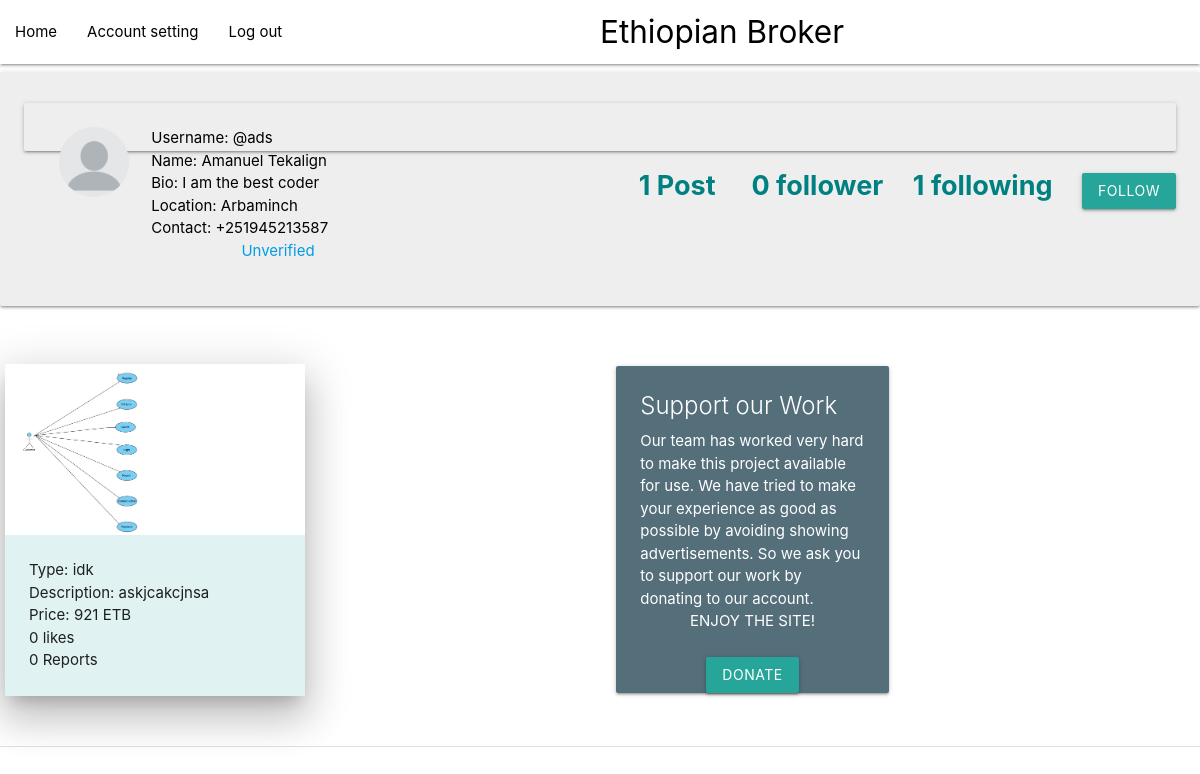
Page /profile/ads (signed in) on the committed database.
### core/models.py (models this page shows, shortened)
class Profile(models.Model):
    user = models.ForeignKey(User, on_delete=models.CASCADE)
    first_name=models.TextField(max_length=100)
    last_name=models.TextField(max_length=100)
    id_user = models.IntegerField()
    bio = models.TextField(blank=True)
    profileimg = models.ImageField(upload_to='profile_images', default='blank-profile-picture.png')
    location = models.CharField(max_length=100, blank=True)
    phonenumber=models.IntegerField(null=True)

class Post(models.Model):
    id = models.UUIDField(primary_key=True, default=uuid.uuid4)
    user = models.CharField(max_length=100)
    image = models.ImageField(upload_to='post_images')
    item=models.TextField(max_length=100)
    caption = models.TextField()
    price=models.IntegerField()
    created_at = models.DateTimeField(default=datetime.now)
    no_of_likes = models.IntegerField(default=0)
    no_of_reports = models.IntegerField(default=0)

### core/views.py (the view)
# urls.py: path('profile/<str:pk>', views.profile, name='profile'),
@login_required(login_url='signin')
def profile(request, pk):
    user_object = User.objects.get(username=pk)
    user_profile = Profile.objects.get(user=user_object)
    user_posts = Post.objects.filter(user=pk)
    user_post_length = len(user_posts)
    follower = request.user.username
    user = pk
    if FollowersCount.objects.filter(follower=follower, user=user).first():
        button_text = 'Unfollow'
    else:
        button_text = 'Follow'
    user_followers = len(FollowersCount.objects.filter(user=pk))
    user_following = len(FollowersCount.objects.filter(follower=pk))
    context = {
        'user_object': user_object,
        'user_profile': user_profile,
        'user_posts': user_posts,
        'user_post_length': user_post_length,
        'button_text': button_text,
        'user_followers': user_followers,
        'user_following': user_following,
    }
    return render(request, 'profile.html', context)

### templates/profile.html (shortened to what this page needs)
{% load static %}
<!DOCTYPE html>
<html lang="en">
<head>
    <link rel="stylesheet" href="{% static 'assets/css/materialize.css' %}">
	<link rel="stylesheet" href="{% static 'assets/css/materialize.min.css' %}">
</head>
<body bgcolor="white">
	<nav>
		<div class="nav-wrapper white" >
			<div class="center-align">
		  <a href="#" class="brand-logo  black-text">Ethiopian Broker</a>
			</div>
		  <div class="right-align">
		  <ul >
			<li><a href="/" class="black-text">Home</a></li>
			<li><a href="/settings" class="black-text">Account setting</a></li>
			<li><a href="/signin" class="black-text">Log out</a></li>
		  </ul>
		</div>
	</div>
	  </nav>
	  <div class="row ">
        <div class="card-panel grey lighten-3">
			<div class="row ">
				<div class="card-panel grey lighten-3">
            <div class="col s1">
              <img src={{user_profile.profileimg.url}} alt="" class="circle responsive-img">
            </div>
            <div class="col s3">
              <span class="black-text">
                Username: @{{user_profile.user.username}}<br> Name: {{user_profile.first_name}} {{user_profile.last_name}}<br>
				Bio: {{user_profile.bio}} <br> Location: {{user_profile.location}}<br> Contact: +251{{user_profile.phonenumber}}<br>
				<div class="actiion center-align">
					<a href="/subscribe">Unverified</a>
              </span>
            </div>
          </div>
        </div>
<div class="right-align">
	  <form action="/follow" method="POST">
		<div class="add-btn">
			<div class="flex flex-col items-center justify-between lg:flex-row max-w-6xl mx-auto lg:space-y-0 space-y-3">
		{% if user_post_length == 0 %}
		<span style="color: teal; font-size: 27px;"><b>No Post</b></span>&nbsp; &nbsp;&nbsp; &nbsp;
		{% elif user_post_length == 1 %}
		<span style="color: teal; font-size: 27px;  " ><b>{{user_post_length}} Post </b></span>&nbsp; &nbsp;&nbsp; &nbsp;
		{% else %}
		<span style="color: Teal; font-size: 27px;"><b>{{user_post_length}} Posts</b></span>&nbsp; &nbsp;&nbsp; &nbsp;
		{% endif %}
		{% if user_followers == 0 or user_followers == 1 %}
		<span style="color: Teal; font-size: 27px; "><b>  {{user_followers}} follower</b></span>&nbsp; &nbsp;&nbsp; &nbsp;
		{% else %}
		<span style="color: Teal; font-size: 27px; "><b>  {{user_followers}} followers</b></span>&nbsp; &nbsp;&nbsp; &nbsp;
		{% endif %}
		<span style="color: teal; font-size: 27px; "><b>{{user_following}} following</b></span>&nbsp; &nbsp;&nbsp; &nbsp;
		{% if user_object.username == user.username %}
		{% else %}
		<button type="submit" class="waves-effect waves-light btn">{{button_text}}</button>
		{% endif %}
		</div>
	</div>
		</div>
</div>
</div>
	  <table width="100%" height="100%"><tr><td width="50%">
			{% for post in user_posts%}
			<div class="row ">
			  <div style="width: 300px ">
				<div class="card  z-depth-5">
				  <div class="card-image">
					<a href="{{post.image.url}}">
					<img src={{post.image.url}} alt""></a>
				  </div>
				  <div class="card-content teal lighten-5">
					<p>Type: {{post.item}} <br>Description: {{post.caption}}<br>Price: {{post.price}} ETB<br></p>
						{% if post.no_of_likes == 0 %}
						<p>0 likes</p>
						{% elif post.no_of_likes == 1 %}
						<p> {{post.no_of_likes}} Like</p>
						{% else %}
						<p> {{post.no_of_likes}} Likes</p>
						{% endif %}
					{% if post.no_of_reports == 0 %}
						<p> 0 Reports</p>
						{% elif post.no_of_reports == 1 %}
						<p> {{post.no_of_reports}} Reports </p>
						{% else %}
						<p> {{post.no_of_reports}} Reports </p>
						{% endif %}
				  </div>
				</div>
			</div>
			{% endfor %}
		 </div>
	  </td><td width="50%">
		<div class="row">
			<div class="col s12 m6">
			  <div class="card blue-grey darken-1">
				<div class="card-content white-text">
				  <span class="card-title">Support our Work</span>
				  <p>Our team has worked very hard to make this project available for use.
					We have tried to make your experience as good as possible by avoiding showing advertisements.
					So we ask you to support our work by donating to our account.
					  <div class="center-align"> ENJOY THE SITE! </div>
				  </p>
				</div>
				<div class="card-action; center-align">
					<a class="waves-effect waves-light btn" href="/subscribe">Donate</a>
				</div>
			  </div>
			</div>
			</div>
	</td></tr></table>
</body>
</html>

### rows in the picture
Profile: profileimg (placeholder picture), user.username "ads", first_name "Amanuel", last_name "Tekalign", bio "I am the best coder", location "Arbaminch", phonenumber "945213587"
Post: image (picture), item "idk", caption "askjcakcjnsa", price "921", no_of_likes "0 likes", no_of_reports "0 Reports"

### other values in the picture
{{ user_post_length }} "1"
{{ user_followers }} "0"
{{ user_following }} "1"
{{ button_text }} "FOLLOW"
